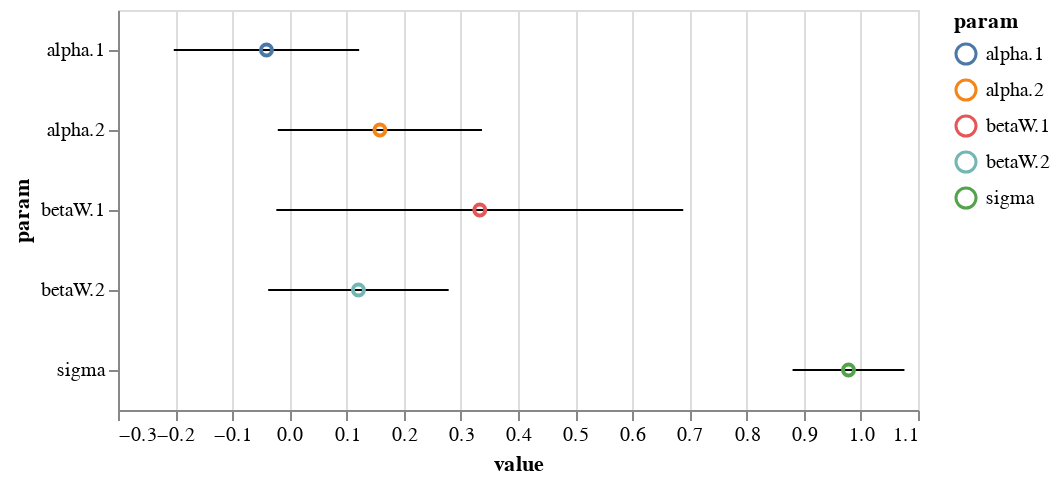

Notebook code cell kept with this figure:
### Code cell
df = fit_df[:1000]
df = df.melt(var_name="param")

error_bars = alt.Chart(df).mark_errorbar(extent="stdev").encode(x="value", y="param")

points = (
    alt.Chart(df)
    .mark_point(filled=False)
    .encode(x=alt.X("value", aggregate="mean"), y="param", color="param")
)

(error_bars + points).properties(width=400, height=200)

### Figure 1 — Vega-Lite specification as saved in the notebook (floating-point values rounded to 4 significant figures; data arrays with more than 128 entries replaced by an {"elided": "..."} marker saying what was removed)
{"$schema": "https://vega.github.io/schema/vega-lite/v5.20.1.json", "config": {"view": {"continuousHeight": 300, "continuousWidth": 300}}, "data": {"name": "data-6b7370f21a3ec2fae2a1a924185df173"}, "datasets": {"data-6b7370f21a3ec2fae2a1a924185df173": {"elided": "5000 records"}}, "height": 200, "layer": [{"encoding": {"x": {"field": "value", "type": "quantitative"}, "y": {"field": "param", "type": "nominal"}}, "mark": {"extent": "stdev", "type": "errorbar"}}, {"encoding": {"color": {"field": "param", "type": "nominal"}, "x": {"aggregate": "mean", "field": "value", "type": "quantitative"}, "y": {"field": "param", "type": "nominal"}}, "mark": {"filled": false, "type": "point"}}], "width": 400}
